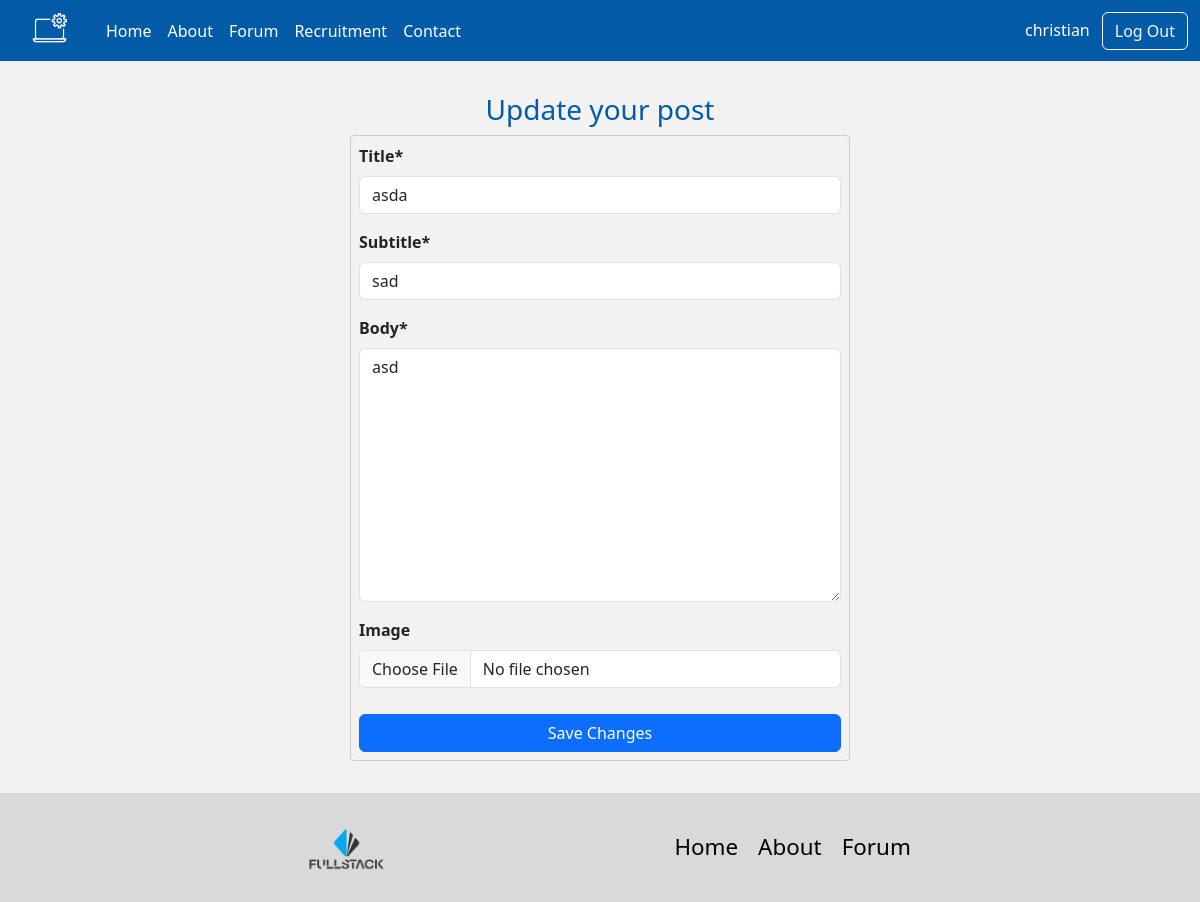
Screenshot of /posts/update/7/ (signed in) with the database file from the repository.
### posts/models.py (models this page shows, shortened)
class Post(models.Model):
    title=models.CharField(max_length=128)
    subtitle=models.CharField(max_length=256)
    author=models.ForeignKey(
        get_user_model(),
        on_delete=models.CASCADE
    )
    body=models.TextField()
    image=models.ImageField(upload_to="upload/", blank=True, null=True)
    created_on=models.DateTimeField(auto_now_add=True)
    likes = models.ManyToManyField(User, related_name='blogpost_like')
    disLikes = models.ManyToManyField(User, related_name='blogpost_dislike')

### posts/views.py (the view)
# urls.py: path('update/<int:pk>/', PostUpdateView.as_view(), name="post_update"),
class PostUpdateView(LoginRequiredMixin, UpdateView):
    template_name="posts/update.html"
    model=Post
    form_class=PostForm
    success_url=reverse_lazy("post_list")
    def get_object(self, queryset = None):
        post = super().get_object(queryset)
        if post.author != self.request.user:
            raise PermissionDenied("You don't have permission to modify this record!")
        else:
            return post

### posts/forms.py
class PostForm(forms.ModelForm):
    class Meta:
        model=Post
        fields=['title', 'subtitle', 'body', 'image']

### templates/posts/update.html (shortened to what this page needs)
{% extends 'base.html' %}
{% load static %}
{% load crispy_forms_tags %}
{% block css %}
    <link rel="stylesheet" href="{% static 'css/post_create.css' %}">
{% endblock css %}
{% block content %}
<div class="row create-post">
    <h3>Update your post</h3>
    <form method="post" enctype="multipart/form-data">
        {{form|crispy}}
        {% if user.is_authenticated and user == post.author %}
        <button class="btn btn-primary">Save Changes</button>
        {% endif %}
    </form>
</div>
{% endblock %}

### templates/navbar.html (shortened to what this page needs)
{% load static %}
{% block css %}
<link rel="stylesheet" href="{% static 'css/navbar.css' %}">
{% endblock %}
<nav class="navbar navbar-expand-lg bg-body-tertiary">
  <div class="container-fluid">
    <a class="navbar-brand" href="#"><img src="{% static 'img/Icon.png' %}"></a>
    <div class="collapse navbar-collapse" id="navbarNav">
      <ul class="navbar-nav me-auto">
        <li class="nav-item">
          <a class="nav-link active" aria-current="page" href="{% url 'home' %}">Home</a>
        </li>
        <li class="nav-item">
          <a class="nav-link" href="{% url 'about' %}">About</a>
        </li>
        <li class="nav-item">
          <a class="nav-link" href="{% url 'post_list' %}">Forum</a>
        </li>
        <li>
          <a class="nav-link" href="{% url 'profile_list' %}">Recruitment</a>
        </li>
        <li>
          <a class="nav-link" href="{% url 'contact' %}">Contact</a>
        </li>
      </ul>
      <div class="d-flex" role="search">
        {% if user.is_authenticated %}
            <span class="btn username">{{user.username}}</span>
            <form method="POST" action="{% url 'logout' %}">
              <button class="btn btn-outline-light" type="submit">Log Out</button>
            </form>
        {% endif %}
      </div>
    </div>
  </div>
</nav>

### static/css/base.css (style rules this page uses)
:root { --primary-color:#035AA6; --secondary-color:#023059; --neutral-color:#F2F2F2; --background-color:#2173A6; --surface-color:#4AB0D9; --best-color: darkcyan; --lobster-font:"Playfair Display", "serif"; --sans-font:"", ""; }
html, body { padding: 0; margin: 0; min-height: 100dvh; }
body { background-color: #F2F2F2; }

### static/css/navbar.css (style rules this page uses)
.navbar { background-color: var(--primary-color) !important; color: white !important; }
.navbar-brand, .nav-link { color: white !important; }
.navbar-brand img { max-width: 50%; align-items: center; margin-left: 20px; color: white; filter: brightness(0) invert(1); }
.nav-link { color: white; transition: transform 0.3s ease, box-shadow 0.3s ease; }
.username { border: none !important; color: white !important; }

### static/css/post_create.css (style rules this page uses)
.create-post { padding: 2rem 1rem; }
.create-post h3 { text-align: center; color: var(--primary-color); }
.create-post form { max-width: 500px; margin-left: auto; margin-right: auto; border: 1px solid #ccc; border-radius: 4px; padding: 0.5rem; background-color: #f4f1f1; }
.create-post form label { font-weight: bold; }
.create-post form button { margin-top: 10px; width: 100%; }

### rows the page displays
Post: title "asda", subtitle "sad", body "asd"

### other values shown
{{ user.username }} "christian"
